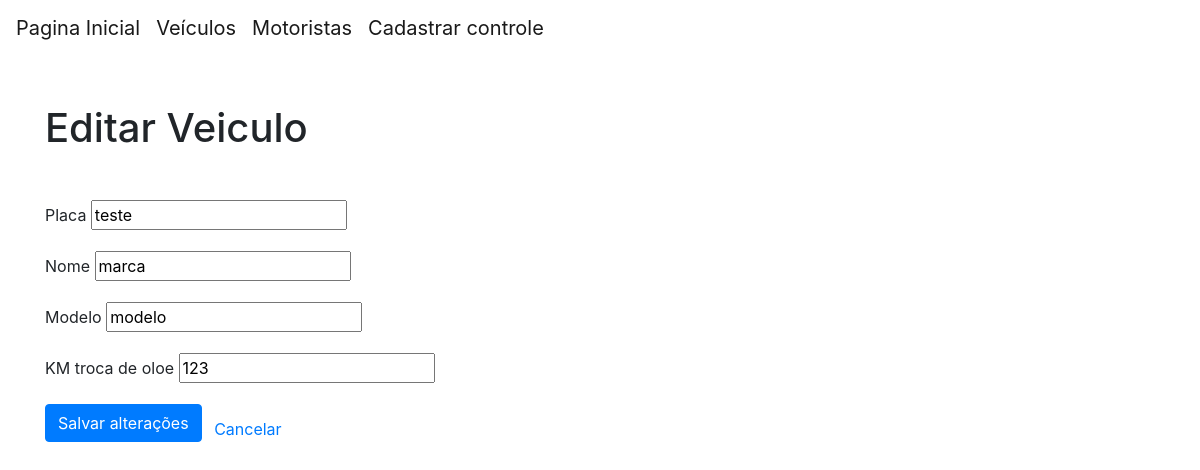
The app's page /veiculo/editar/1, older data.
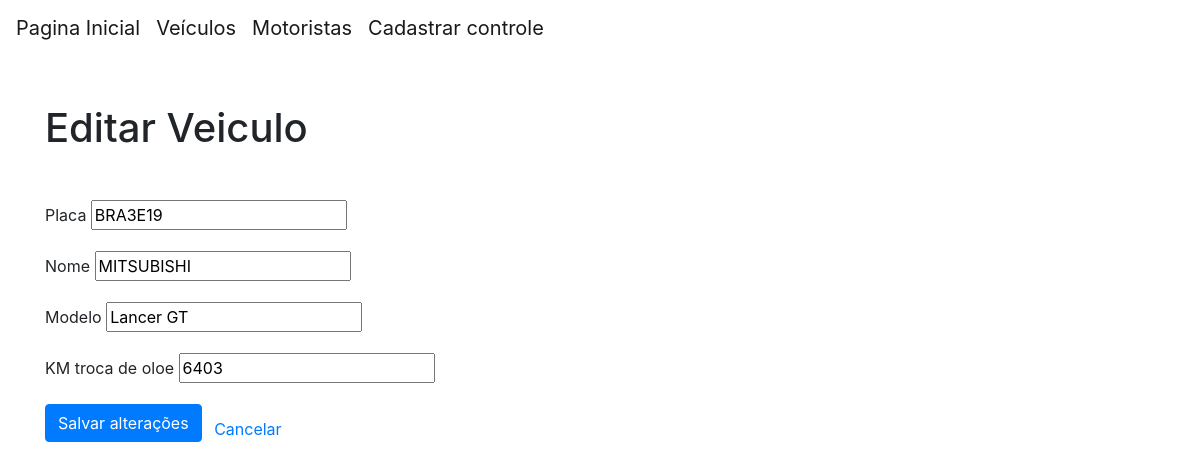
The same page, newer data.
### models.py (models this page shows, shortened)
class Veiculo(db.Model):
    id = db.Column(db.Integer, primary_key=True)
    placa = db.Column(db.String(20), unique=True, nullable=False)
    marca = db.Column(db.String(100), nullable=False)
    modelo = db.Column(db.String(100), nullable=False)
    km_troca_oleo = db.Column(db.Integer)

### routes/veiculo_routes.py (the view, shortened to what this page needs)
@veiculo_routes.route('/veiculo/editar/<int:id>', methods=['GET', 'POST'])
def editar_veiculo(id):
    veiculo = Veiculo.query.get(id)
    return render_template('/veiculo/editar_veiculo.html', veiculo=veiculo)

### templates/veiculo/editar_veiculo.html (shortened to what this page needs)
{% extends 'base.html' %}
{% block content %}
<h1 class="my-5">Editar Veiculo</h1>
<form method="post">
            <div class="row mb-3">
                <div class="col-md-6">
                    <label for="placa" class="form-label">Placa</label>
                    <input type="text" name="placa" id="placa" placeholder="Placa" value="{{ veiculo.placa }}"><br>
                </div>
            </div>
            <div class="row mb-3">
                <div class="col-md-6">
                    <label for="nome" class="form-label">Nome</label>
                    <input type="text" name="marca" id="marca" placeholder="Marca" value="{{ veiculo.marca }}"><br>
                </div>
            </div>
            <div class="row mb-3">
                <div class="col-md-6">
                    <label for="modelo" class="form-label">Modelo</label>
                    <input type="text" name="modelo" id="modelo" placeholder="Km para troca de oleo" value="{{ veiculo.modelo }}"><br>
                </div>
            </div>
            <div class="row mb-3">
                <div class="col-md-6">
                    <label for="KM troca de oloe" class="form-label">KM troca de oloe</label>
                    <input type="text" name="km_troca_oleo" id="km_troca_oleo" placeholder="Km para troca de oleo" value="{{ veiculo.km_troca_oleo }}"><br>
                </div>
            </div>
    <button class="btn btn-primary mb-3" type="submit">Salvar alterações</button>
    <a href=" " class="mx-2">Cancelar</a>
</form>
{% endblock %}

Row changes from the older to the newer data that the page shows:
changed Veiculo: placa "teste" → "BRA3E19"; marca "marca" → "MITSUBISHI"; modelo "modelo" → "Lancer GT"; km_troca_oleo "123" → "6403"
